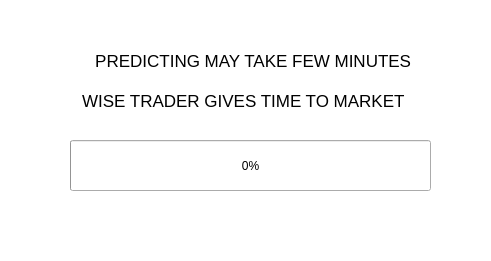
<?xml version="1.0" encoding="UTF-8"?>
<ui version="4.0">
 <class>Form</class>
 <widget class="QWidget" name="Form">
  <property name="geometry">
   <rect>
    <x>0</x>
    <y>0</y>
    <width>491</width>
    <height>261</height>
   </rect>
  </property>
  <property name="maximumSize">
   <size>
    <width>491</width>
    <height>261</height>
   </size>
  </property>
  <property name="windowTitle">
   <string>Form</string>
  </property>
  <widget class="QProgressBar" name="pbar">
   <property name="geometry">
    <rect>
     <x>70</x>
     <y>140</y>
     <width>361</width>
     <height>51</height>
    </rect>
   </property>
   <property name="styleSheet">
    <string notr="true">QProgessbar{
    border-radius:10px;
    background-color: rgb(85, 255, 127);
}
Qprogessbar::chunk{
border-radius:10px;
background-color: rgb(85, 255, 127);
}</string>
   </property>
   <property name="value">
    <number>0</number>
   </property>
  </widget>
  <widget class="QLabel" name="label">
   <property name="geometry">
    <rect>
     <x>0</x>
     <y>0</y>
     <width>491</width>
     <height>261</height>
    </rect>
   </property>
   <property name="maximumSize">
    <size>
     <width>491</width>
     <height>261</height>
    </size>
   </property>
   <property name="styleSheet">
    <string notr="true">background-color: rgb(255, 255, 255);</string>
   </property>
   <property name="text">
    <string/>
   </property>
  </widget>
  <widget class="QLabel" name="Welcome">
   <property name="geometry">
    <rect>
     <x>10</x>
     <y>30</y>
     <width>491</width>
     <height>61</height>
    </rect>
   </property>
   <property name="font">
    <font>
     <pointsize>13</pointsize>
    </font>
   </property>
   <property name="text">
    <string>PREDICTING MAY TAKE FEW MINUTES </string>
   </property>
   <property name="alignment">
    <set>Qt::AlignCenter</set>
   </property>
  </widget>
  <widget class="QLabel" name="Welcome_2">
   <property name="geometry">
    <rect>
     <x>0</x>
     <y>70</y>
     <width>491</width>
     <height>61</height>
    </rect>
   </property>
   <property name="font">
    <font>
     <pointsize>13</pointsize>
    </font>
   </property>
   <property name="text">
    <string>WISE TRADER GIVES TIME TO MARKET </string>
   </property>
   <property name="alignment">
    <set>Qt::AlignCenter</set>
   </property>
  </widget>
  <widget class="QLabel" name="ticker_mp">
   <property name="geometry">
    <rect>
     <x>20</x>
     <y>230</y>
     <width>55</width>
     <height>16</height>
    </rect>
   </property>
   <property name="text">
    <string>TextLabel</string>
   </property>
  </widget>
  <zorder>ticker_mp</zorder>
  <zorder>label</zorder>
  <zorder>pbar</zorder>
  <zorder>Welcome</zorder>
  <zorder>Welcome_2</zorder>
 </widget>
 <resources/>
 <connections/>
</ui>
